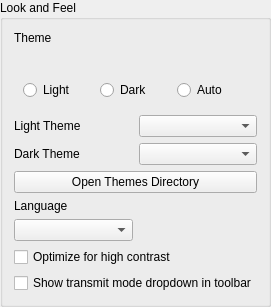
    <widget class="QGroupBox" name="qgbLookFeel">
     <property name="title">
      <string>Look and Feel</string>
     </property>
     <layout class="QGridLayout" name="gridLayout">
      <item row="5" column="1">
       <widget class="MUComboBox" name="qcbDarkTheme">
        <property name="sizePolicy">
         <sizepolicy hsizetype="Preferred" vsizetype="Fixed">
          <horstretch>0</horstretch>
          <verstretch>0</verstretch>
         </sizepolicy>
        </property>
        <property name="toolTip">
         <string>Dark theme to use to style the user interface</string>
        </property>
        <property name="whatsThis">
         <string>&lt;b&gt;Configures which theme the Mumble user interface should be styled with when it’s in the Dark theme&lt;/b&gt;&lt;br /&gt;Mumble will pick up themes from certain directories and display them in this list. The one you select will be used to customize the visual appearance of Mumble. This includes colors, icons and more.</string>
        </property>
        <property name="accessibleName">
         <string>Mumble theme</string>
        </property>
       </widget>
      </item>
      <item row="8" column="0">
       <widget class="QLabel" name="qliLanguage">
        <property name="text">
         <string>Language</string>
        </property>
        <property name="buddy">
         <cstring>qcbLanguage</cstring>
        </property>
       </widget>
      </item>
      <item row="3" column="1">
       <widget class="MUComboBox" name="qcbLightTheme">
        <property name="sizePolicy">
         <sizepolicy hsizetype="Preferred" vsizetype="Fixed">
          <horstretch>0</horstretch>
          <verstretch>0</verstretch>
         </sizepolicy>
        </property>
        <property name="toolTip">
         <string>Light theme to use to style the user interface</string>
        </property>
        <property name="whatsThis">
         <string>&lt;b&gt;Configures which theme the Mumble user interface should be styled with&lt;/b&gt;&lt;br /&gt;Mumble will pick up themes from certain directories and display them in this list. The one you select will be used to customize the visual appearance of Mumble. This includes colors, icons and more.</string>
        </property>
        <property name="accessibleName">
         <string>Mumble theme</string>
        </property>
       </widget>
      </item>
      <item row="9" column="0">
       <widget class="MUComboBox" name="qcbLanguage">
        <property name="toolTip">
         <string>Language to use (requires restart)</string>
        </property>
        <property name="whatsThis">
         <string>&lt;b&gt;This sets which language Mumble should use.&lt;/b&gt;&lt;br /&gt;You have to restart Mumble to use the new language.</string>
        </property>
        <property name="accessibleName">
         <string>Language</string>
        </property>
       </widget>
      </item>
      <item row="0" column="0">
       <widget class="QLabel" name="qliThemeStyle">
        <property name="text">
         <string>Theme</string>
        </property>
        <property name="buddy">
         <cstring>qgbStylePicker</cstring>
        </property>
       </widget>
      </item>
      <item row="11" column="0" colspan="2">
       <widget class="QCheckBox" name="qcbShowTransmitModeComboBox">
        <property name="text">
         <string>Show transmit mode dropdown in toolbar</string>
        </property>
       </widget>
      </item>
      <item row="5" column="0">
       <widget class="QLabel" name="qliDarkTheme">
        <property name="text">
         <string>Dark Theme</string>
        </property>
        <property name="buddy">
         <cstring>qcbDarkTheme</cstring>
        </property>
       </widget>
      </item>
      <item row="10" column="0" colspan="2">
       <widget class="QCheckBox" name="qcbHighContrast">
        <property name="toolTip">
         <string>Apply some high contrast optimizations for visually impaired users</string>
        </property>
        <property name="text">
         <string>Optimize for high contrast</string>
        </property>
       </widget>
      </item>
      <item row="1" column="0" colspan="2">
       <widget class="QWidget" name="qgbStylePicker" native="true">
        <layout class="QGridLayout" name="gridLayout_9">
         <item row="2" column="2">
          <widget class="QRadioButton" name="qrbAutoStyle">
           <property name="whatsThis">
            <string>Sets the theme automatically based on the system theme.</string>
           </property>
           <property name="accessibleName">
            <string>Automatic theme based on system theme</string>
           </property>
           <property name="text">
            <string>Auto</string>
           </property>
          </widget>
         </item>
         <item row="2" column="1">
          <widget class="QRadioButton" name="qrbDarkStyle">
           <property name="whatsThis">
            <string>Sets the theme to the configured dark theme setting</string>
           </property>
           <property name="accessibleName">
            <string>Dark Theme</string>
           </property>
           <property name="text">
            <string>Dark</string>
           </property>
          </widget>
         </item>
         <item row="2" column="0">
          <widget class="QRadioButton" name="qrbLightStyle">
           <property name="whatsThis">
            <string>Sets the theme to the configured light theme setting</string>
           </property>
           <property name="accessibleName">
            <string>Light Theme</string>
           </property>
           <property name="text">
            <string>Light</string>
           </property>
          </widget>
         </item>
         <item row="1" column="2">
          <widget class="ClickableLabel" name="qlLAutoTheme">
           <property name="sizePolicy">
            <sizepolicy hsizetype="Preferred" vsizetype="Preferred">
             <horstretch>0</horstretch>
             <verstretch>0</verstretch>
            </sizepolicy>
           </property>
           <property name="pixmap">
            <pixmap>skin:theme_auto.svg</pixmap>
           </property>
          </widget>
         </item>
         <item row="1" column="1">
          <widget class="ClickableLabel" name="qlLDarkTheme">
           <property name="sizePolicy">
            <sizepolicy hsizetype="Preferred" vsizetype="Preferred">
             <horstretch>0</horstretch>
             <verstretch>0</verstretch>
            </sizepolicy>
           </property>
           <property name="pixmap">
            <pixmap>skin:theme_dark.svg</pixmap>
           </property>
          </widget>
         </item>
         <item row="1" column="0">
          <widget class="ClickableLabel" name="qlLLightTheme">
           <property name="sizePolicy">
            <sizepolicy hsizetype="Preferred" vsizetype="Preferred">
             <horstretch>0</horstretch>
             <verstretch>0</verstretch>
            </sizepolicy>
           </property>
           <property name="pixmap">
            <pixmap>skin:theme_light.svg</pixmap>
           </property>
          </widget>
         </item>
        </layout>
       </widget>
      </item>
      <item row="3" column="0">
       <widget class="QLabel" name="qliLightTheme">
        <property name="text">
         <string>Light Theme</string>
        </property>
        <property name="buddy">
         <cstring>qcbLightTheme</cstring>
        </property>
       </widget>
      </item>
      <item row="7" column="0" colspan="2">
       <widget class="QPushButton" name="qpbThemesDirectory">
        <property name="accessibleName">
         <string>Open the themes directory in the systems file manager</string>
        </property>
        <property name="text">
         <string>Open Themes Directory</string>
        </property>
       </widget>
      </item>
     </layout>
    </widget>
